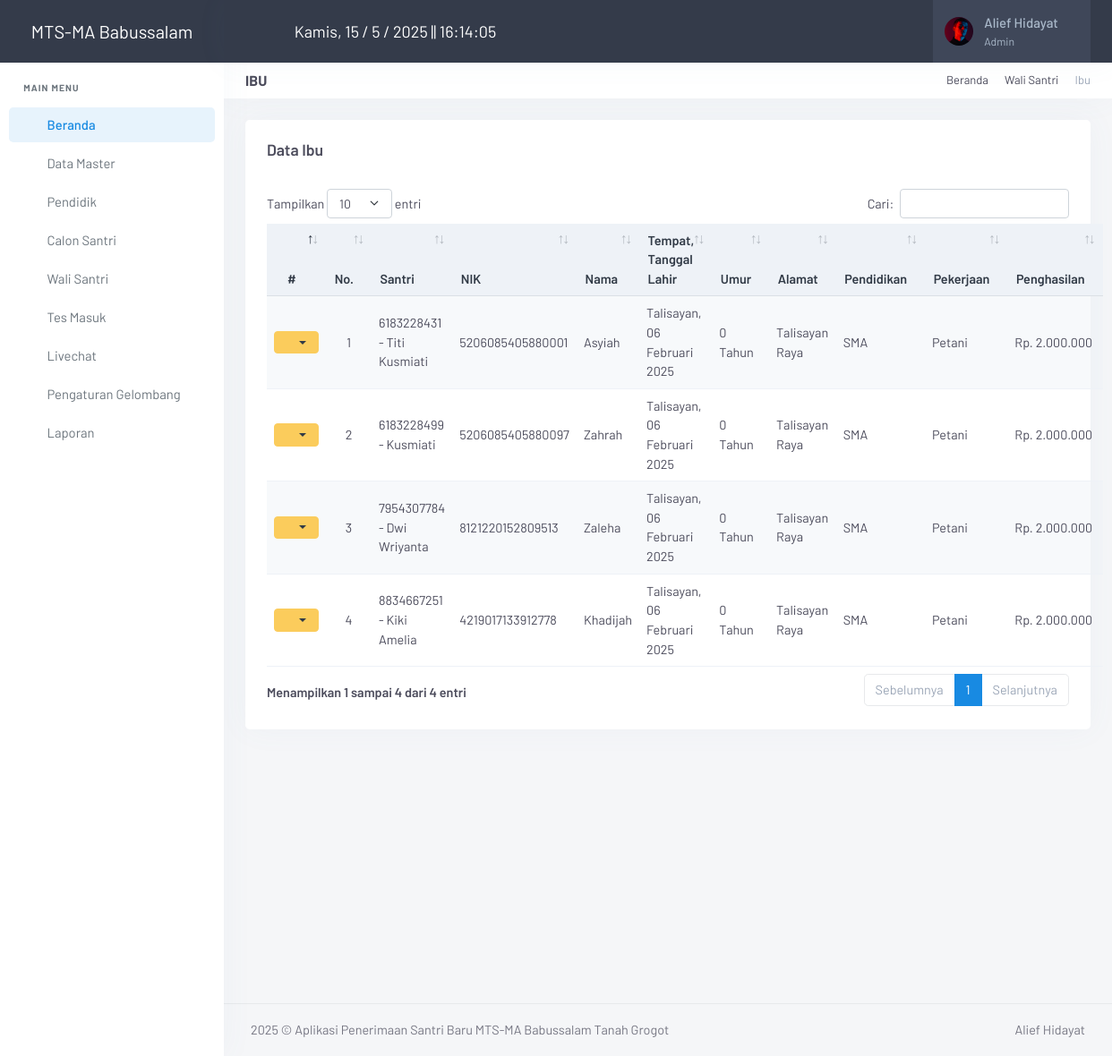
The app's page /admin/index.php?page=ibu (signed in), older data.
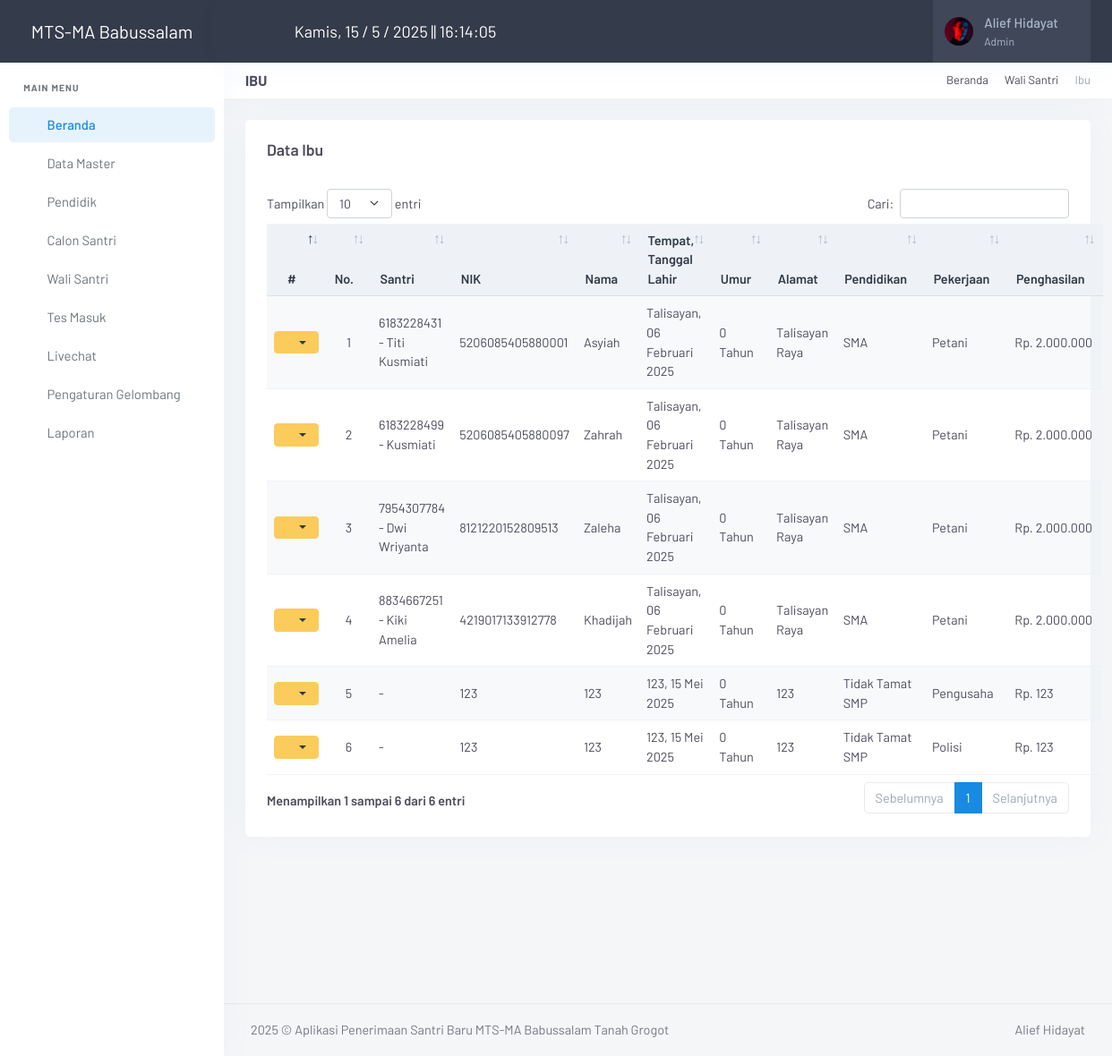
The same page, newer data.
### tables this page shows
CREATE TABLE `ibu` (
  `id_ibu` int(11) NOT NULL,
  `nisn` varchar(20) NOT NULL,
  `nama_ibu` varchar(255) NOT NULL,
  `nik_ibu` varchar(16) NOT NULL,
  `tmp_ibu` varchar(100) NOT NULL,
  `tgl_ibu` date NOT NULL,
  `alamat_ibu` text NOT NULL,
  `id_pendidikan_ibu` int(11) NOT NULL,
  `id_pekerjaan_ibu` int(11) NOT NULL,
  `penghasilan_ibu` int(11) NOT NULL
);

CREATE TABLE `calon_santri` (
  `nisn` varchar(20) NOT NULL,
  `tgl_santri` date NOT NULL,
  `jenjang` varchar(100) NOT NULL,
  `nama_lengkap` varchar(255) NOT NULL,
  `nama_panggilan` varchar(100) NOT NULL,
  `jk` varchar(15) NOT NULL,
  `tmp` varchar(255) NOT NULL,
  `tgl` date NOT NULL,
  `anak_ke` int(2) NOT NULL,
  `jumlah_saudara` int(2) DEFAULT NULL,
  `tinggi` float DEFAULT NULL,
  `berat` float DEFAULT NULL,
  `id_darah` int(11) NOT NULL,
  `riwayat_penyakit` text NOT NULL,
  `provinsi` varchar(100) NOT NULL,
  `kabupaten` varchar(100) NOT NULL,
  `kecamatan` varchar(100) NOT NULL,
  `desa` varchar(100) NOT NULL,
  `alamat` text NOT NULL,
  `notelp` varchar(15) DEFAULT NULL,
  `tempat_tinggal` varchar(255) NOT NULL,
  `jarak` varchar(20) DEFAULT NULL,
  `sekolah_asal` varchar(255) NOT NULL,
  `tgl_ijazah` date NOT NULL,
  `no_ijazah` varchar(20) NOT NULL,
  `lama_belajar` varchar(5) NOT NULL,
  `status_santri` varchar(100) DEFAULT NULL,
  `password_santri` varchar(100) DEFAULT NULL,
  `gelombang_id` varchar(20) NOT NULL
);

CREATE TABLE `pendidikan` (
  `id_pendidikan` int(11) NOT NULL,
  `pendidikan` varchar(100) NOT NULL
);

CREATE TABLE `pekerjaan` (
  `id_pekerjaan` int(11) NOT NULL,
  `pekerjaan` varchar(100) NOT NULL
);

### admin/inc/tanggal.php (called while the page is built, shortened)
<?php
function tgl_indo($tgl){
    $tanggal = substr($tgl,8,2);
    $bulan   = getBulan(substr($tgl,5,2));
    $tahun   = substr($tgl,0,4);
    return $tanggal.' '.$bulan.' '.$tahun;
}
function getBulan($bln){
    switch ($bln){
        case 2: return "Februari"; break;
        case 5: return "Mei"; break;
        case 11: return "November"; break;
    }
}
?>

### admin/page/ibu/ibu.php (the view, shortened to what the changed rows need)
<div class="page-title-head d-flex align-items-center gap-2">
    <div class="flex-grow-1">
        <h4 class="fs-16 text-uppercase fw-bold mb-0">Ibu</h4>
    </div>
    <div class="text-end">
        <ol class="breadcrumb m-0 py-0 fs-13">
            <li class="breadcrumb-item"><a href="javascript: void(0);">Beranda</a></li>
            <li class="breadcrumb-item"><a href="javascript: void(0);">Wali Santri</a></li>
            <li class="breadcrumb-item active">Ibu</li>
        </ol>
    </div>
</div>
<div class="row">
    <div class="col-12">
        <div class="card">
            <div class="card-body">
                <h4 class="header-title mb-2">
                    Data Ibu
                </h4>
                <br>
                <table id="dtTabel" class="table table-striped table-sm w-100">
                    <thead class="table-light">
                        <tr>
                            <th width="10" class="text-center">#</th>
                            <th width="5" class="text-center">No.</th>
                            <th>Santri</th>
                            <th>NIK</th>
                            <th>Nama</th>
                            <th>Tempat, Tanggal Lahir</th>
                            <th>Umur</th>
                            <th>Alamat</th>
                            <th>Pendidikan</th>
                            <th>Pekerjaan</th>
                            <th>Penghasilan</th>
                        </tr>
                    </thead>
                    <tbody>
                        <?php
                        $nomor = 1;
                        $ambil = $con->query("SELECT
                                                    ibu.nisn,
                                                    ibu.id_ibu,
                                                    ibu.nik_ibu,
                                                    ibu.nama_ibu,
                                                    ibu.tmp_ibu,
                                                    ibu.tgl_ibu,
                                                    ibu.alamat_ibu,
                                                    ibu.penghasilan_ibu,
                                                    ibu.id_pendidikan_ibu,
                                                    ibu.id_pekerjaan_ibu,
                                                    calon_santri.nisn,
                                                    calon_santri.nama_lengkap AS nama_santri,
                                                    pendidikan.pendidikan,
                                                    pekerjaan.pekerjaan,
                                                    TIMESTAMPDIFF(YEAR, ibu.tgl_ibu, CURDATE()) AS umur
                                                FROM ibu
                                                LEFT JOIN calon_santri ON ibu.nisn = calon_santri.nisn
                                                LEFT JOIN pendidikan ON ibu.id_pendidikan_ibu = pendidikan.id_pendidikan
                                                LEFT JOIN pekerjaan ON ibu.id_pekerjaan_ibu = pekerjaan.id_pekerjaan
                                                ORDER BY ibu.id_ibu ASC;");
                        while ($row = $ambil->fetch_assoc()) {
                            $tgl = tgl_indo($row['tgl_ibu']);
                            $lahir = new DateTime($row['tgl_ibu']);
                            $sekarang = new DateTime();
                            $umur = $lahir->diff($sekarang)->y;
                            ?>
                            <tr>
                                <td class="text-center">
                                    <div class="dropdown">
                                        <button class="btn btn-warning btn-sm dropdown-toggle text-dark" type="button" id="dropdownMenuButton" data-bs-toggle="dropdown" aria-haspopup="true" aria-expanded="false">
                                            <i class="ti ti-settings"></i>
                                        </button>
                                    </div>
                                </td>
                                <td class="text-center"><?= $nomor; ?></td>
                                <td><?= $row['nisn'] . ' - ' . $row['nama_santri']; ?></td>
                                <td><?= $row['nik_ibu']; ?></td>
                                <td><?= $row['nama_ibu']; ?></td>
                                <td><?= $row['tmp_ibu'] . ', ' . $tgl; ?></td>
                                <td><?= $umur; ?> Tahun</td>
                                <td><?= $row['alamat_ibu']; ?></td>
                                <td><?= $row['pendidikan']; ?></td>
                                <td><?= $row['pekerjaan']; ?></td>
                                <td>Rp. <?= number_format($row['penghasilan_ibu'], 0, ',', '.'); ?></td>
                            </tr>
                        <?php
                        $nomor++;
                        }
                        ?>
                    </tbody>
                </table>
            </div>
        </div>
    </div>
</div>

Row changes from the older to the newer data that the page shows:
added ibu: nik_ibu "123", nama_ibu "123", tmp_ibu "123", tgl_ibu "15 Mei 2025", alamat_ibu "123", pendidikan.pendidikan "Tidak Tamat SMP", pekerjaan.pekerjaan "Pengusaha", penghasilan_ibu "123"
added ibu: nik_ibu "123", nama_ibu "123", tmp_ibu "123", tgl_ibu "15 Mei 2025", alamat_ibu "123", pendidikan.pendidikan "Tidak Tamat SMP", pekerjaan.pekerjaan "Polisi", penghasilan_ibu "123"
Text that changed along with them:
text written by a page script: "Tampilkan entri Cari: Menampilkan 1 sampai 4 dari 4 entri Sebelumnya 1 Selanjutnya" → "Tampilkan entri Cari: Menampilkan 1 sampai 6 dari 6 entri Sebelumnya 1 Selanjutnya"
